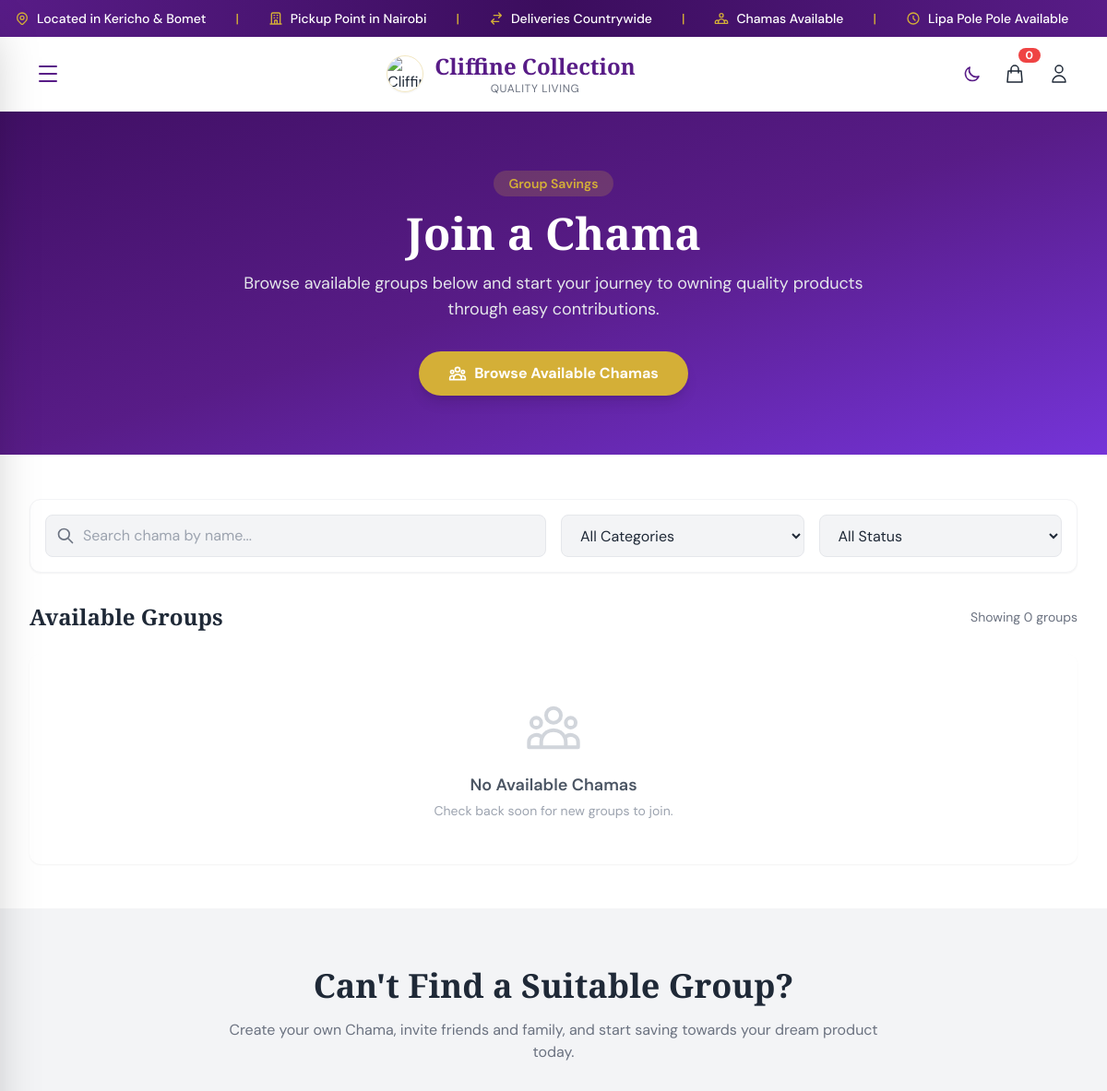
/chama (upper part), run on an earlier commit of the app's database.
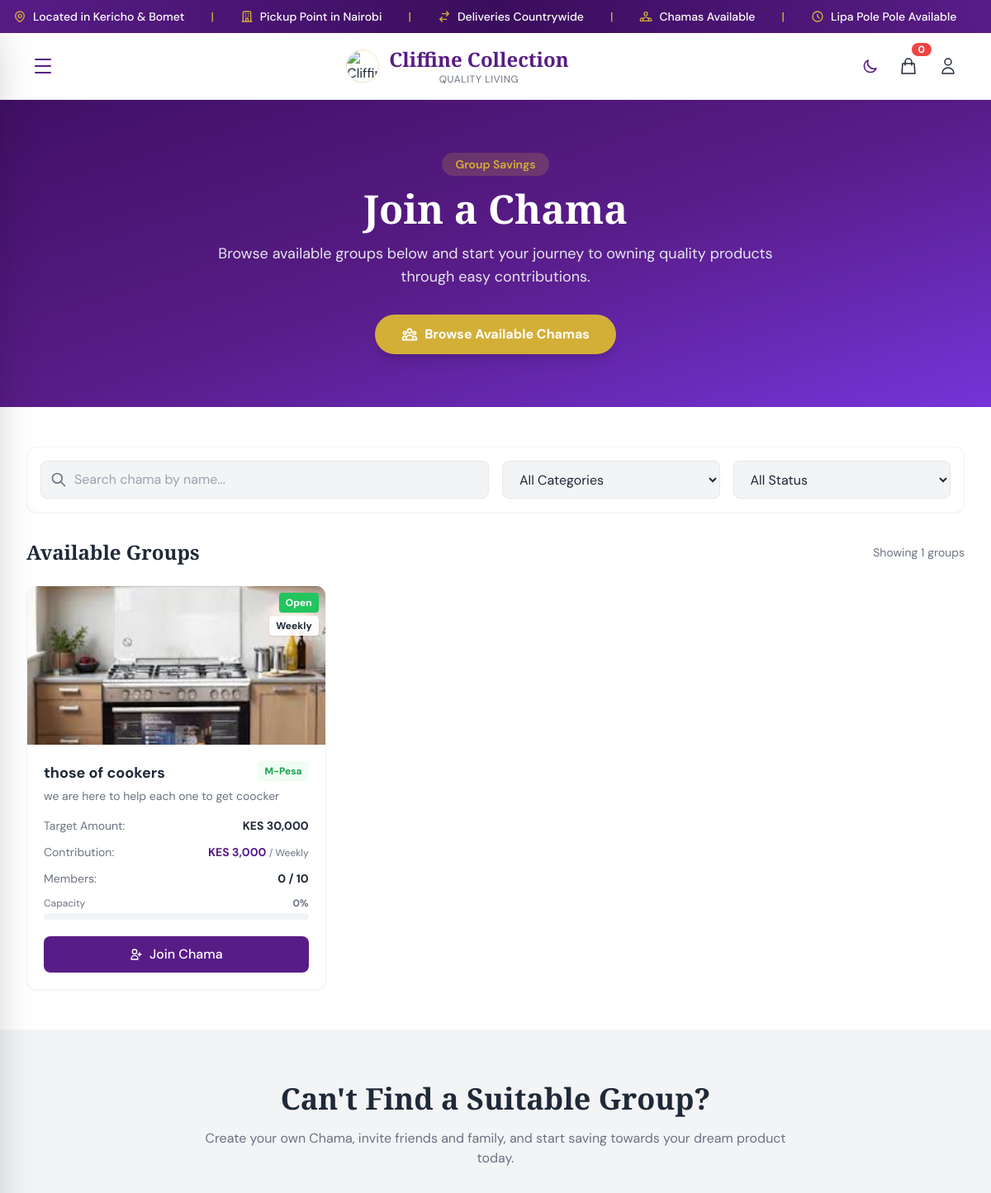
And on a later commit of the database.
### app/models.py (models this page shows)
class Chama(db.Model):
    __tablename__ = "chamas"
    id = db.Column(db.Integer, primary_key=True)
    name                = db.Column(db.String(200), nullable=False)
    description         = db.Column(db.Text, nullable=True)
    category            = db.Column(db.String(100), nullable=True)
    product_id          = db.Column(db.Integer, db.ForeignKey("products.id"), nullable=True)
    target_amount       = db.Column(db.Numeric(12, 2), nullable=True)     # better precision than Float
    deadline            = db.Column(db.Date, nullable=True)               # contribution/purchase deadline
    contribution_amount    = db.Column(db.Numeric(12, 2), nullable=True)
    contribution_frequency = db.Column(db.String(50), nullable=True)      # Daily / Weekly / Monthly
    max_members            = db.Column(db.Integer, nullable=True)
    rules               = db.Column(db.Text, nullable=True)
    privacy             = db.Column(db.String(20), default="public", nullable=False)  # public / private
    invite_code         = db.Column(db.String(50), nullable=True, unique=True)
    accepts_mpesa       = db.Column(db.Boolean, default=False)
    accepts_card        = db.Column(db.Boolean, default=False)
    accepts_bank        = db.Column(db.Boolean, default=False)
    mpesa_type          = db.Column(db.String(30), nullable=True)     # Paybill / TillNumber / ...
    mpesa_number        = db.Column(db.String(50), nullable=True)     # Business/Paybill number
    mpesa_account       = db.Column(db.String(100), nullable=True)    # Account name/number
    notify_on_join      = db.Column(db.Boolean, default=True)
    notify_on_payment   = db.Column(db.Boolean, default=True)
    notify_on_goal      = db.Column(db.Boolean, default=True)
    cover_image         = db.Column(db.String(255), nullable=True)    # path e.g. /uploads/chama_covers/xxx.jpg
    status              = db.Column(db.String(50), default="open", nullable=False)
    created_by          = db.Column(db.Integer, db.ForeignKey("users.id"), nullable=True)
    created_at          = db.Column(db.DateTime, default=datetime.utcnow, nullable=False)
    start_date          = db.Column(db.DateTime, nullable=True)       # when chama actually starts (optional)
    members = db.relationship("ChamaMember", backref="chama", lazy=True)
    product = db.relationship("Product", backref="chamas", lazy=True)

### app/main/routes.py (the view)
@main_bp.route("/chama")
def chama():
    now = datetime.utcnow()
    chamas = Chama.query.filter(
        (Chama.deadline == None) | (Chama.deadline > now)
    ).order_by(Chama.created_at.desc()).all()
    return render_template(
        "chama.html",
        chamas=chamas,
        now=now,
        current_year=datetime.now().year
    )

### app/__init__.py (called while the page is built)
def create_app():
    app = Flask(__name__)
    app.config.from_object("config.Config")
    db.init_app(app)
    migrate.init_app(app, db)
    from app import models
    from app.admin.routes import admin_bp
    app.register_blueprint(admin_bp, url_prefix="/admin")
    from app.main.routes import main_bp
    app.register_blueprint(main_bp)
    @app.context_processor
    def inject_cart_count():
        cart = session.get("cart", [])
        return dict(cart_count=len(cart))
    return app

### app/templates/chama.html (shortened to what the changed rows need)
{% extends "base.html" %}
{% block content %}
<section class="bg-primary dark:bg-gray-900 py-12 lg:py-16 relative overflow-hidden">
    <div class="relative max-w-7xl mx-auto px-4 sm:px-6 lg:px-8 text-center">
        <h1 class="font-display text-4xl lg:text-5xl font-bold text-white mb-4">Join a Chama</h1>
    </div>
</section>
<div class="max-w-7xl mx-auto px-4 sm:px-6 lg:px-8 py-8 lg:py-12">
    <section id="chama-grid-section">
        <div class="flex items-center justify-between mb-6">
            <h2 class="font-display text-2xl font-bold text-charcoal dark:text-white">Available Groups</h2>
            <p class="text-sm text-muted">Showing <span id="result-count">{{ chamas|length }}</span> groups</p>
        </div>
        {% if chamas %}
        <div id="chama-grid" class="grid grid-cols-1 md:grid-cols-2 lg:grid-cols-3 gap-6">
            {% for chama in chamas %}
            {% set current_members = chama.members|length %}
            {% set max_members = chama.max_members if chama.max_members else 10 %}
            {% set progress_percent = (current_members / max_members * 100)|round|int %}
            {% set computed_status = chama.status %}
            {% if chama.status == 'open' and current_members >= max_members %}
                {% set computed_status = 'full' %}
            {% endif %}
            {% set image_url = 'https://placehold.co/400x250/581C87/FFFFFF?text=' ~ chama.name|urlencode %}
            {% if chama.cover_image %}
                {% set image_url = url_for('static', filename='uploads/' ~ chama.cover_image) %}
            {% elif chama.product and chama.product.images %}
                {% set image_url = url_for('static', filename='uploads/' ~ chama.product.images[0].image_url) %}
            {% endif %}
            <div class="chama-card bg-white dark:bg-gray-800 rounded-xl shadow-sm hover:shadow-lg transition-all overflow-hidden border border-gray-100 dark:border-gray-700 flex flex-col"
                 data-name="{{ chama.name }}"
                 data-category="{{ chama.category or 'General' }}"
                 data-status="{{ computed_status }}">
                <div class="relative">
                    <img src="{{ url_for('static', filename=chama.cover_image) }}"
                         alt="{{ chama.name }}"
                         class="w-full h-48 object-cover">
                    <div class="absolute top-2 right-2 flex flex-col gap-1 items-end">
                        <span class="px-2 py-1 text-xs font-bold rounded shadow
                            {% if computed_status == 'open' %}bg-green-500 text-white
                            {% elif computed_status == 'full' %}bg-red-500 text-white
                            {% else %}bg-gray-600 text-white{% endif %}">
                            {{ computed_status|title }}
                        </span>
                        {% if chama.contribution_frequency %}
                        <span class="px-2 py-1 bg-white/90 text-charcoal text-xs font-bold rounded shadow">
                            {{ chama.contribution_frequency }}
                        </span>
                        {% endif %}
                    </div>
                </div>
                <div class="p-5 flex-1 flex flex-col">
                    <div class="flex justify-between items-start mb-1">
                        <h3 class="font-bold text-lg text-charcoal dark:text-white">{{ chama.name }}</h3>
                        {% if chama.accepts_mpesa %}
                        <span class="text-green-600 text-xs font-bold bg-green-50 px-2 py-1 rounded">M-Pesa</span>
                        {% endif %}
                    </div>
                    <p class="text-sm text-muted mb-4 line-clamp-2">{{ chama.description or 'No description provided.' }}</p>
                    <div class="space-y-3 mb-5 mt-auto">
                        <div class="flex justify-between text-sm">
                            <span class="text-muted">Target Amount:</span>
                            <span class="font-bold text-charcoal dark:text-white">KES {{ "{:,.0f}".format(chama.target_amount) if chama.target_amount else 'N/A' }}</span>
                        </div>
                        <div class="flex justify-between text-sm">
                            <span class="text-muted">Contribution:</span>
                            <span class="font-bold text-primary dark:text-accent">
                                KES {{ "{:,.0f}".format(chama.contribution_amount) if chama.contribution_amount else 'N/A' }}
                                <span class="text-xs text-muted font-normal">/ {{ chama.contribution_frequency or 'time' }}</span>
                            </span>
                        </div>
                        <div class="flex justify-between text-sm">
                            <span class="text-muted">Members:</span>
                            <span class="font-bold text-charcoal dark:text-white">{{ current_members }} / {{ max_members }}</span>
                        </div>
                        <div>
                            <div class="flex justify-between text-xs mb-1">
                                <span class="text-muted">Capacity</span>
                                <span class="font-bold text-muted">{{ progress_percent }}%</span>
                            </div>
                            <div class="w-full bg-gray-100 dark:bg-gray-700 rounded-full h-2">
                            </div>
                        </div>
                    </div>
                    {% if computed_status == 'open' %}
                        <a href="{{ url_for('main.chama_detail', chama_id=chama.id) }}" class="w-full py-2.5 bg-primary text-white rounded-lg font-medium hover:bg-primary-dark transition-colors flex items-center justify-center gap-2">
                            <svg class="w-4 h-4" fill="none" stroke="currentColor" viewBox="0 0 24 24"><path stroke-linecap="round" stroke-linejoin="round" stroke-width="2" d="M18 9v3m0 0v3m0-3h3m-3 0h-3m-2-5a4 4 0 11-8 0 4 4 0 018 0zM3 20a6 6 0 0112 0v1H3v-1z"/></svg>
                            Join Chama
                        </a>
                    {% elif computed_status == 'full' %}
                        <button disabled class="w-full py-2.5 bg-gray-200 dark:bg-gray-700 text-gray-500 rounded-lg font-medium text-sm cursor-not-allowed">
                            Group Full
                        </button>
                    {% else %}
                        <button disabled class="w-full py-2.5 bg-gray-200 dark:bg-gray-700 text-gray-500 rounded-lg font-medium text-sm cursor-not-allowed">
                            Closed
                        </button>
                    {% endif %}
                </div>
            </div>
            {% endfor %}
        </div>
        {% else %}
        <div class="col-span-full py-12 text-center bg-white dark:bg-gray-800 rounded-xl shadow-sm">
            <h3 class="text-lg font-semibold text-gray-600 dark:text-white mb-1">No Available Chamas</h3>
            <p class="text-sm text-gray-400">Check back soon for new groups to join.</p>
        </div>
        {% endif %}
    </section>
</div>
<section class="py-16 bg-sand dark:bg-gray-800">
    <div class="max-w-3xl mx-auto px-4 text-center">
        <h2 class="font-display text-3xl lg:text-4xl font-bold text-charcoal dark:text-white mb-4">Can't Find a Suitable Group?</h2>
    </div>
</section>
{% endblock %}

What changed in the data, as far as the page shows it:
now on this page (row edited): Chama: cover_image (picture), status "Open", contribution_frequency "Weekly", name "those of cookers", accepts_mpesa "M-Pesa", description "we are here to help each one to get coocker", target_amount "30,000", contribution_amount "3,000", current_members "0", max_members "10", progress_percent "0"
Also different on the page:
{{ chamas|length }}: "0" → "1"
text no longer shown: "No Available Chamas Check back soon for new groups to join."
